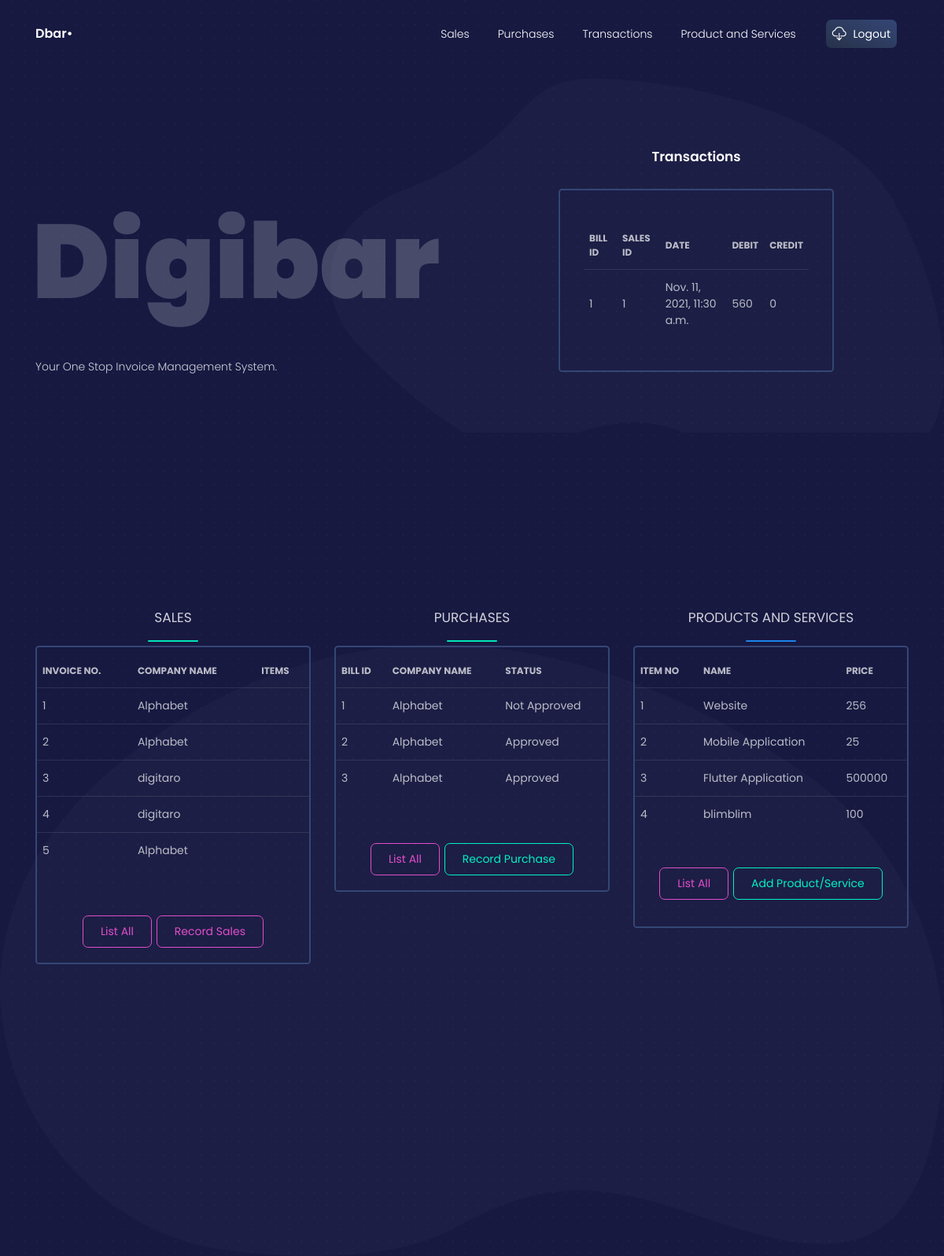
The app's page /dashboard (signed in), older data.
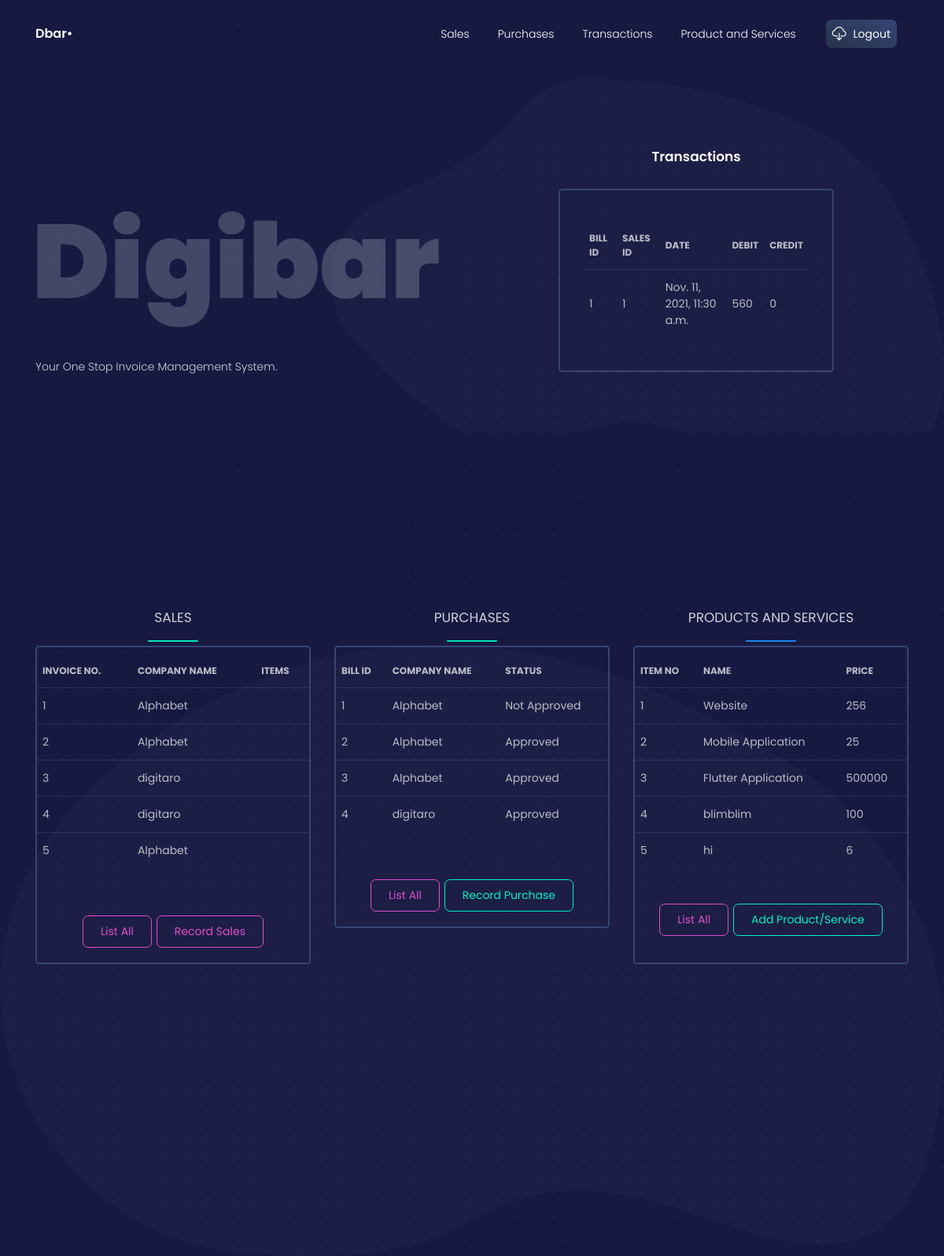
The same page, newer data.
### crm/models.py (models this page shows, shortened)
class Transaction(models.Model):
    transactionID = models.AutoField(primary_key=True)
    billID = models.ForeignKey(Purchases, on_delete=models.CASCADE)
    salesID = models.ForeignKey(Sales, on_delete=models.CASCADE)
    date = models.DateTimeField(auto_now=False, auto_now_add=False)
    debit = models.IntegerField()
    credit = models.IntegerField()

class Purchases(models.Model):
    billID = models.AutoField(primary_key=True)
    companyID = models.ForeignKey(Company, on_delete=models.CASCADE)
    businessID = models.ForeignKey(Business, on_delete=models.CASCADE)
    items = models.ManyToManyField(ProductsAndServices)
    STAT = (
        ('Approved', 'Approved'),
        ('Not Approved', 'Not Approved')
    )
    status = models.CharField(max_length=64, choices=STAT)
    def __str__(self):
        return str(self.billID)

class Sales(models.Model):
    salesID = models.AutoField(primary_key=True)
    companyID = models.ForeignKey(Company, on_delete=models.CASCADE)
    businessID = models.ForeignKey(Business, on_delete=models.CASCADE)
    items = models.ManyToManyField(ProductsAndServices)
    STAT = (
        ('A', 'Approved'),
        ('NA', 'NotApproved')
    )
    status = models.CharField(max_length=2, choices=STAT)
    def __str__(self):
        return str(self.salesID)

class Company(models.Model):
    companyID = models.AutoField(primary_key=True)
    companyName = models.CharField(max_length=64)
    companyEmail = models.EmailField(max_length=254)
    companyPhoneNumber = models.IntegerField()
    is_client = models.BooleanField(default=True)
    def __str__(self):
        return self.companyName

class ProductsAndServices(models.Model):
    itemID = models.AutoField(primary_key=True)
    psName = models.CharField(max_length=512)
    isProduct = models.BooleanField()
    itemDescription = models.CharField(max_length=500)
    rate = models.IntegerField()

### crm/views.py (the view)
# urls.py: path('dashboard', views.dashboard, name='dashboard'),
@login_required
def dashboard(request):
    sales_list = Sales.objects.order_by('salesID')[:5]
    Purchases_list = Purchases.objects.order_by('billID')[:5]
    PNS_list = ProductsAndServices.objects.order_by('itemID')[:5]
    Trans_list = Transaction.objects.order_by('transactionID')[:5]
    context_dict = {'Sales': sales_list, 'Purchases': Purchases_list,
                    'ProductandServices': PNS_list, 'Transaction': Trans_list}
    return render(request, 'dashboard.html', context_dict)

### templates/dashboard.html (shortened to what this page needs)
{% load static %}
{% load static %}
{% load widget_tweaks %}
<!DOCTYPE html>
<html lang="en">
<head>
  <link href="https://use.fontawesome.com/releases/v5.0.6/css/all.css" rel="stylesheet">
    <link rel="stylesheet" href="https://maxcdn.bootstrapcdn.com/bootstrap/4.5.2/css/bootstrap.min.css">
  <link href="{% static './css/nucleo-icons.css' %}" rel="stylesheet" />
  <link href="{% static './css/blk-design-system.css' %}" rel="stylesheet" />
  <link href="{% static './demo/demo.css' %}" rel="stylesheet" />
</head>
<body class="profile-page">
  <nav class="navbar navbar-expand-lg fixed-top navbar-transparent " color-on-scroll="100">
    <div class="container">
      <div class="navbar-translate">
        <a class="navbar-brand" href="#" target="">
          <span>Dbar•</span>
        </a>
      </div>
      <div class="collapse navbar-collapse justify-content-end" id="navigation">
        <ul class="navbar-nav">
        <li class="nav-item">
            <a class="nav-link" href="{% url 'invoices' %}">Sales</a>
          </li>
          <li class="nav-item">
            <a class="nav-link" href="{% url 'purchases' %}">Purchases</a>
          </li>
          <li class="nav-item">
            <a class="nav-link" href="{% url 'transaction' %}">Transactions</a>
          </li>
          <li class="nav-item">
            <a class="nav-link" href="{% url 'productandservice' %}">Product and Services</a>
          </li>
          <li class="nav-item">
            <a class="nav-link btn btn-default d-none d-lg-block" href="{% url 'logout' %}">
              <i class="tim-icons icon-cloud-download-93"></i> Logout
            </a>
          </li>
        </ul>
      </div>
    </div>
  </nav>
  <div class="wrapper">
    <div class="page-header">
      <img src="../assets/img/dots.png" class="dots">
      <img src="../assets/img/path4.png" class="path">
      <div class="container align-items-center">
        <div class="row">
          <div class="col-lg-6 col-md-6">
            <h5 class="text-on-back">Digibar</h5>
            <br /><br />
            <p class="profile-description">Your One Stop Invoice Management System.</p>
          </div>
          <div class="col-lg-4 col-md-6 ml-auto mr-auto">
            <div class="card card-coin card-plain">
              <div class="card-header">
                <h4 class="title">Transactions</h4>
              </div>
              <div class="card-body">
                <div class="tab-content tab-subcategories">
                  <div class="tab-pane active" id="linka">
                    <div class="table-responsive">
                      <table class="table tablesorter " id="plain-table">
                        <thead class=" text-primary">
                          <tr>
                            <th class="header">Bill ID</th>
                            <th class="header">Sales ID</th>
                            <th class="header">Date</th>
                            <th class="header">Debit</th>
                            <th class="header">Credit</th>
                          </tr>
                        </thead>
                        <tbody>
                        {% if Transaction %}
                          {% for category in Transaction %}
                          <tr>
                            <td>{{ category.billID }}</td>
                            <td>{{ category.salesID}}</td>
                            <td>{{ category.date }}</td>
                            <td>{{ category.debit }}</td>
                            <td>{{ category.credit }}</td>
                          </tr>
                          {% endfor %}
                        {% else %}
                        <tr>
                            <strong>There are no Transactions present.</strong>
                        </tr>
                        {% endif %}
                        </tbody>
                      </table>
                    </div>
                  </div>
                </div>
              </div>
            </div>
          </div>
        </div>
      </div>
    </div>
    <section class="section section-lg section-coins">
      <img src="../assets/img/path3.png" class="path">
      <div class="container">
        <div class="row">
          <div class="col-md-4">
          </div>
        </div>
        <div class="row">
          <div class="col-md-4">
            <div class="card card-coin card-plain">
              <div class="card-header">
              </div>
              <div class="card-body">
              <div class="row">
                  <div class="col-md-12 text-center">
                    <h4 class="text-uppercase">Sales</h4>
                    <hr class="line-success">
                  </div>
                </div>
                <div class="row">
                    <div class="table-responsive justify-content-center">
                      <table class="table tablesorter " id="plain-table">
                        <thead class=" text-primary">
                          <tr>
                            <th class="header">Invoice No.</th>
                            <th class="header">Company Name</th>
                            <th class="header">Items</th>
                          </tr>
                        </thead>
                        <tbody>
                          {% if Sales %}
                          {% for sale in Sales %}
                          <tr>
                            <td>{{ sale.salesID }}</td>
                            <td>{{ sale.companyID }}</td>
                            <td>{{ sale.itemID }}</td>
                          </tr>
                          {% endfor %}
                        {% else %}
                        <tr><strong>There are no Sales present.</strong></tr>
                        {% endif %}
                        </tbody>
                      </table>
                    </div>
                </div>
              </div>
              <div class="card-footer text-center">
                <a href='{% url 'view_invoices' %}' class="btn btn-primary btn-simple">List All</a>
                <a href='{% url 'invoices' %}' class="btn btn-primary btn-simple">Record Sales</a>
              </div>
            </div>
          </div>
          <div class="col-md-4">
            <div class="card card-coin card-plain">
              <div class="card-header">
              </div>
              <div class="card-body">
                <div class="row">
                  <div class="col-md-12 text-center">
                    <h4 class="text-uppercase">Purchases</h4>
                    <hr class="line-success">
                  </div>
                </div>
                <div class="row">
                  <div class="table-responsive justify-content-center">
                      <table class="table tablesorter " id="plain-table">
                        <thead class=" text-primary">
                          <tr>
                            <th class="header">
                              Bill ID
                            </th>
                            <th class="header">
                              Company Name
                            </th>
                            <th class="header">
                              Status
                            </th>
                          </tr>
                        </thead>
                        <tbody>
                          {% if Purchases %}
                          {% for category in Purchases %}
                          <tr>
                            <td>
                              {{ category.billID }}
                            </td>
                            <td>
                              {{ category.companyID }}
                            </td>
                            <td>
                              {{ category.status }}
                            </td>
                          </tr>
                          {% endfor %}
                        {% else %}
                        <tr>
                            <strong>There are no categories present.</strong>
                        </tr>
                        {% endif %}
                        </tbody>
                      </table>
                    </div>
                </div>
              </div>
              <div class="card-footer text-center">
                <a href='{% url 'view_invoices' %}' class="btn btn-primary btn-simple">List All</a>
                <a href='{% url 'purchases' %}' class="btn btn-success btn-simple">Record Purchase</a>
              </div>
            </div>
          </div>
          <div class="col-md-4">
            <div class="card card-coin card-plain">
              <div class="card-header">
              </div>
              <div class="card-body">
                <div class="row">
                  <div class="col-md-12 text-center">
                    <h4 class="text-uppercase">Products and Services</h4>
                    <hr class="line-info">
                  </div>
                </div>
                <div class="row">
                  <div class="table-responsive justify-content-center">
                      <table class="table tablesorter " id="plain-table">
                        <thead class=" text-primary">
                          <tr>
                            <th class="header">Item no</th>
                            <th class="header">Name</th>
                            <th class="header">Price</th>
                          </tr>
                        </thead>
                        <tbody>
                          {% if ProductandServices %}
                          {% for ps in ProductandServices %}
                          <tr>
                            <td>{{ ps.itemID }}</td>
                            <td>{{ ps.psName }}</td>
                            <td>{{ ps.rate }}</td>
                          </tr>
                          {% endfor %}
                        {% else %}
                        <tr>
                            <strong>There are no prodcuts or services present.</strong>
                        </tr>
                        {% endif %}
                        </tbody>
                      </table>
                    </div>
              </div>
              <div class="card-footer text-center">
              <a href='{% url 'view_invoices' %}' class="btn btn-primary btn-simple">List All</a>
                <a href='{% url 'purchases' %}' class="btn btn-success btn-simple">Add Product/Service</a>
              </div>
            </div>
          </div>
        </div>
      </div>
    </section>
  </div>
</body>
</html>

Row changes from the older to the newer data that the page shows:
added Purchases: billID "4", companyID "digitaro", status "Approved"
added ProductsAndServices: itemID "5", psName "hi", rate "6"
